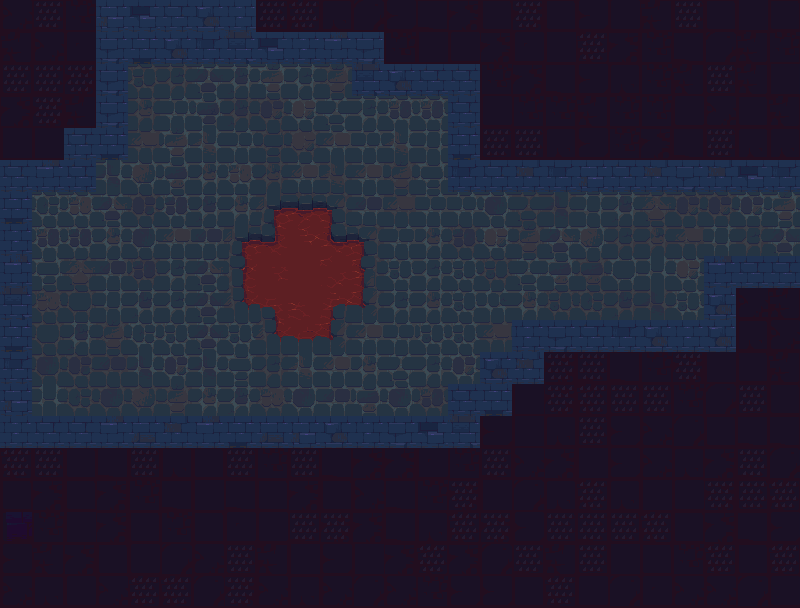

This game map was drawn from its Tiled (.tmx) file and the tilesets committed beside it. A one-line description and the full map source follow:
An orthogonal 25x19 tile map with 32x32 px tiles, 3 tile layers (BackgroundLayer, FloorLayer, WallLayer), 3 tilesets and 31 objects.

<map version="1.10" tiledversion="1.10.2" orientation="orthogonal" renderorder="right-down" width="25" height="19" tilewidth="32" tileheight="32" infinite="0" nextlayerid="5" nextobjectid="75">
 <editorsettings>
  <export target="test.csv" format="csv" />
 </editorsettings>
 <tileset firstgid="1" name="Wall_1" tilewidth="32" tileheight="32" tilecount="368" columns="16">
  <image source="ERW - Old Prison V1.6.1/Tilesets/wall-1- 3 tiles tall.png" width="512" height="736" />
 </tileset>
 <tileset firstgid="369" name="Wall_2" tilewidth="32" tileheight="32" tilecount="240" columns="16">
  <image source="ERW - Old Prison V1.6.1/Tilesets/wall-2- 3 tiles tall.png" width="512" height="480" />
 </tileset>
 <tileset firstgid="609" name="Prison" tilewidth="32" tileheight="32" tilecount="4485" columns="65">
  <image source="ERW - Old Prison V1.6.1/Tilesets/Tileset-Terrain-old prison.png" width="2080" height="2208" />
 </tileset>
 <layer id="1" name="BackgroundLayer" width="25" height="19">
  <data encoding="csv">
1397,1330,1335,0,0,0,0,0,1330,1266,1270,1398,1395,1333,1334,1267,1331,1267,1395,1269,1396,1265,1267,1332,1267,
1396,1397,1268,0,0,0,0,0,0,0,0,0,1335,1332,1269,1334,1268,1332,1266,1334,1335,1333,1398,1396,1335,
1265,1330,1331,0,0,0,0,0,0,0,0,0,0,0,0,1335,1334,1333,1395,1270,1335,1396,1265,1396,1332,
1334,1331,1396,0,0,0,0,0,0,0,0,0,0,0,0,1269,1335,1335,1396,1335,1335,1269,1397,1267,1396,
1332,1332,0,0,0,0,0,0,0,0,0,0,0,0,0,1265,1265,1270,1395,1335,1334,1333,1265,1270,1270,
0,0,0,0,0,0,0,0,0,0,0,0,0,0,0,0,0,0,0,0,0,0,0,0,0,
0,0,0,0,0,0,0,0,0,0,0,0,0,0,0,0,0,0,0,0,0,0,0,0,0,
0,0,0,0,0,0,0,0,0,0,0,0,0,0,0,0,0,0,0,0,0,0,0,0,0,
0,0,0,0,0,0,0,0,0,0,0,0,0,0,0,0,0,0,0,0,0,0,0,0,0,
0,0,0,0,0,0,0,0,0,0,0,0,0,0,0,0,0,0,0,0,0,0,0,1397,1396,
0,0,0,0,0,0,0,0,0,0,0,0,0,0,0,0,0,0,0,0,0,0,0,1270,1397,
0,0,0,0,0,0,0,0,0,0,0,0,0,0,0,0,0,1331,1330,1333,1335,1331,1332,1267,1396,
0,0,0,0,0,0,0,0,0,0,0,0,0,0,0,0,1332,1331,1266,1265,1265,1335,1398,1265,1267,
0,0,0,0,0,0,0,0,0,0,0,0,0,0,0,1395,1332,1270,1265,1395,1397,1398,1267,1333,1333,
1266,1265,1267,1333,1265,1270,1267,1265,1335,1265,1333,1334,1334,1268,1335,1330,1397,1334,1332,1395,1397,1270,1334,1330,1398,
1267,1334,1267,1334,1335,1333,1332,1333,1267,1334,1267,1397,1333,1335,1331,1332,1398,1270,1266,1270,1332,1269,1331,1265,1266,
1267,1335,1332,1334,1267,1335,1267,1268,1269,1330,1331,1334,1333,1270,1266,1331,1395,1265,1330,1265,1266,1267,1334,1333,1395,
1395,1396,1334,1267,1269,1398,1397,1265,1396,1332,1395,1332,1334,1266,1334,1398,1330,1396,1265,1332,1267,1335,1266,1267,1266,
1397,1270,1269,1397,1266,1266,1398,1331,1397,1270,1397,1398,1397,1335,1395,1395,1267,1266,1269,1398,1268,1397,1397,1398,1269
</data>
 </layer>
 <objectgroup id="3" name="CollisionLayer" offsetx="-1.75" offsety="1.5">
  <object id="16" x="449.92" y="182.5" width="351.773" height="8.5" />
  <object id="17" x="705" y="256.09" width="95.7216" height="9.5" />
  <object id="18" x="704.364" y="256.091" width="6.5" height="64.16" />
  <object id="19" x="511.88" y="320.25" width="199" height="7.5" />
  <object id="20" x="511.875" y="320.25" width="11" height="31.94" />
  <object id="21" x="480.188" y="352.188" width="45" height="7.5" />
  <object id="22" x="480.188" y="352.188" width="12" height="32" />
  <object id="23" x="448.188" y="384.19" width="45.5" height="8.5" />
  <object id="24" x="448.125" y="384.188" width="8.5" height="32.31" />
  <object id="25" x="31.15" y="416.5" width="425.5" height="9.5" />
  <object id="26" x="18" y="193" width="13.5" height="234" />
  <object id="27" x="18" y="184.55" width="64" height="7.15761" />
  <object id="28" x="82" y="159.91" width="13.9531" height="31.8043" />
  <object id="29" x="83" y="148.5" width="34.5" height="11.41" />
  <object id="37" x="117.5" y="57.25" width="247.25" height="7.5" />
  <object id="31" x="117.5" y="59.25" width="10.5" height="100.664" />
  <object id="40" x="354.125" y="57.25" width="10.75" height="37" />
  <object id="41" x="354.13" y="90.5" width="98.5" height="5.5" />
  <object id="44" x="449.916" y="92.5642" width="5.09091" height="97.8182" />
  <object id="61" x="272.88" y="202" width="60.69" height="3" />
  <object id="62" x="333.57" y="202" width="3" height="39.6364" />
  <object id="63" x="336.57" y="234.795" width="32" height="3" />
  <object id="64" x="365.57" y="237.8" width="3" height="68" />
  <object id="65" x="333.75" y="302.8" width="31.88" height="3" />
  <object id="66" x="333.625" y="305.8" width="3" height="31.45" />
  <object id="68" x="274" y="334.25" width="59.63" height="3" />
  <object id="70" x="274" y="306" width="3" height="28.25" />
  <object id="71" x="242.75" y="303.625" width="31.25" height="3" />
  <object id="72" x="242.75" y="240.75" width="3" height="62.88" />
  <object id="73" x="242.75" y="237.75" width="34.125" height="3" />
  <object id="74" x="272.875" y="205" width="3" height="32.75" />
 </objectgroup>
 <layer id="2" name="FloorLayer" width="25" height="19">
  <data encoding="csv">
0,0,0,0,0,0,0,0,0,0,0,0,0,0,0,0,0,0,0,0,0,0,0,0,0,
0,0,0,0,0,0,0,0,0,0,0,0,0,0,0,0,0,0,0,0,0,0,0,0,0,
0,0,0,0,324,321,283,281,296,273,344,0,0,0,0,0,0,0,0,0,0,0,0,0,0,
0,0,0,0,325,259,300,329,349,295,275,273,286,286,0,0,0,0,0,0,0,0,0,0,0,
0,0,0,0,326,296,293,259,340,343,278,259,293,257,0,0,0,0,0,0,0,0,0,0,0,
0,0,0,297,294,302,277,280,325,278,341,278,344,292,0,0,0,0,0,0,0,0,0,0,0,
0,291,280,285,347,284,281,277,0,0,0,282,326,274,259,298,323,345,257,281,327,349,349,301,296,
0,286,284,277,298,278,282,0,0,0,0,0,274,277,332,295,344,285,294,321,325,326,257,321,283,
0,292,327,282,332,273,285,0,0,0,0,0,276,273,276,324,275,302,350,290,289,295,0,0,0,
0,328,338,257,281,273,283,0,0,0,0,0,273,277,276,258,277,324,339,329,345,276,0,0,0,
0,338,281,344,291,276,283,276,0,0,0,278,274,276,276,326,0,0,0,0,0,0,0,0,0,
0,346,347,330,297,301,297,292,321,293,278,277,275,273,301,0,0,0,0,0,0,0,0,0,0,
0,289,339,346,342,344,277,281,328,298,282,302,298,334,0,0,0,0,0,0,0,0,0,0,0,
0,0,0,0,0,0,0,0,0,0,0,0,0,0,0,0,0,0,0,0,0,0,0,0,0,
0,0,0,0,0,0,0,0,0,0,0,0,0,0,0,0,0,0,0,0,0,0,0,0,0,
0,0,0,0,0,0,0,0,0,0,0,0,0,0,0,0,0,0,0,0,0,0,0,0,0,
81,0,0,0,0,0,0,0,0,0,0,0,0,0,0,0,0,0,0,0,0,0,0,0,0,
0,0,0,0,0,0,0,0,0,0,0,0,0,0,0,0,0,0,0,0,0,0,0,0,0,
0,0,0,0,0,0,0,0,0,0,0,0,0,0,0,0,0,0,0,0,0,0,0,0,0
</data>
 </layer>
 <layer id="4" name="WallLayer" width="25" height="19">
  <data encoding="csv">
0,0,0,538,531,541,540,529,0,0,0,0,0,0,0,0,0,0,0,0,0,0,0,0,0,
0,0,0,534,537,540,536,539,531,529,530,534,0,0,0,0,0,0,0,0,0,0,0,0,0,
0,0,0,534,0,0,0,0,0,0,0,539,540,541,541,0,0,0,0,0,0,0,0,0,0,
0,0,0,534,0,0,0,0,0,0,0,0,0,0,541,0,0,0,0,0,0,0,0,0,0,
0,0,541,537,0,0,0,0,0,0,0,0,0,0,537,0,0,0,0,0,0,0,0,0,0,
541,530,541,0,0,0,0,0,0,0,0,0,0,0,536,541,533,536,538,541,533,534,533,531,536,
537,0,0,0,0,0,0,0,3795,3796,3797,0,0,0,0,0,0,0,0,0,0,0,0,0,0,
529,0,0,0,0,0,0,3859,3860,3861,3862,3863,0,0,0,0,0,0,0,0,0,0,0,0,0,
530,0,0,0,0,0,0,3924,3925,3926,3927,3928,0,0,0,0,0,0,0,0,0,0,530,541,541,
539,0,0,0,0,0,0,3989,3990,3991,3992,3993,0,0,0,0,0,0,0,0,0,0,540,0,0,
537,0,0,0,0,0,0,0,4055,4056,4057,0,0,0,0,0,529,534,541,536,540,529,540,0,0,
536,0,0,0,0,0,0,0,0,0,0,0,0,0,0,540,533,0,0,0,0,0,0,0,0,
538,0,0,0,0,0,0,0,0,0,0,0,0,0,541,537,0,0,0,0,0,0,0,0,0,
529,541,541,530,532,533,530,537,532,538,540,529,534,531,539,0,0,0,0,0,0,0,0,0,0,
0,0,0,0,0,0,0,0,0,0,0,0,0,0,0,0,0,0,0,0,0,0,0,0,0,
0,0,0,0,0,0,0,0,0,0,0,0,0,0,0,0,0,0,0,0,0,0,0,0,0,
0,0,0,0,0,0,0,0,0,0,0,0,0,0,0,0,0,0,0,0,0,0,0,0,0,
0,0,0,0,0,0,0,0,0,0,0,0,0,0,0,0,0,0,0,0,0,0,0,0,0,
0,0,0,0,0,0,0,0,0,0,0,0,0,0,0,0,0,0,0,0,0,0,0,0,0
</data>
 </layer>
</map>
